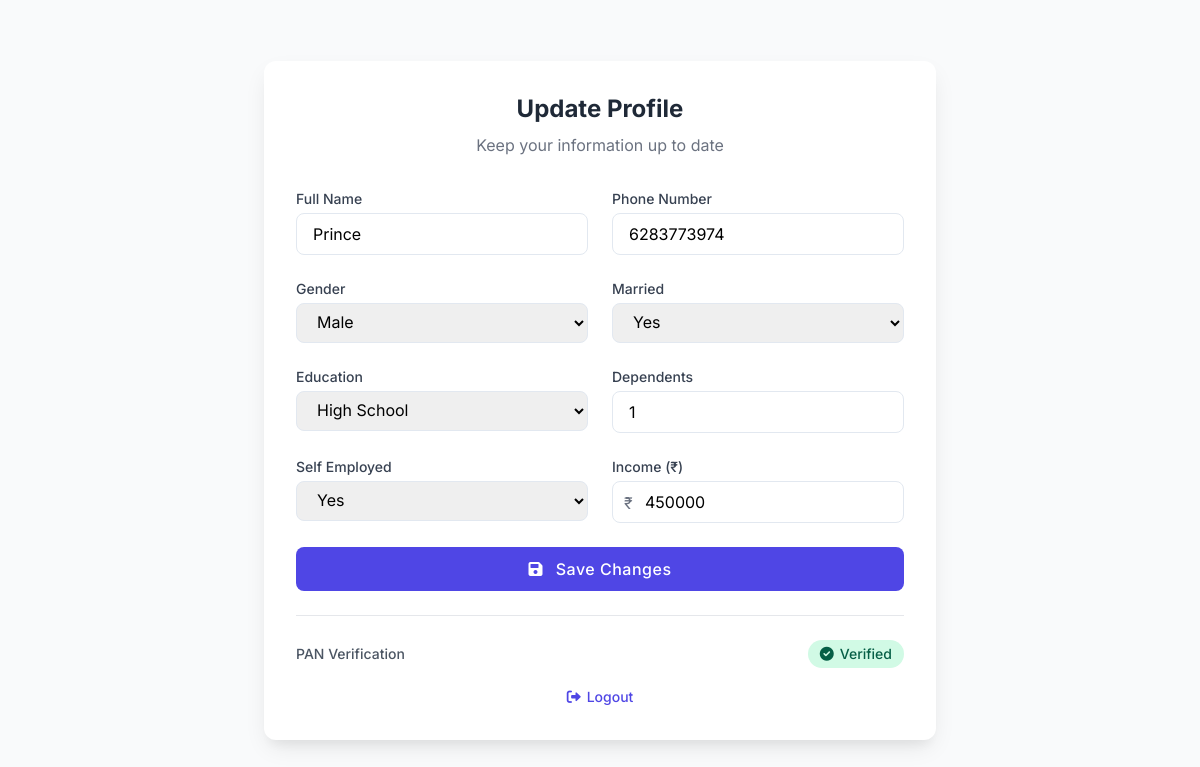
/update_profile/ (signed in), run on the app's committed database.
### loans/models.py (models this page shows, shortened)
class UserProfile(models.Model):
    GENDER_CHOICES = [
        ('Male', 'Male'),
        ('Female', 'Female'),
        ('Other', 'Other'),
    ]
    MARRIED_CHOICES = [
        ('Yes', 'Yes'),
        ('No', 'No'),
    ]
    EDUCATION_CHOICES = [
        ('High School', 'High School'),
        ('Associate Degree', 'Associate Degree'),
        ('Bachelor\'s Degree', 'Bachelor\'s Degree'),
        ('Master\'s Degree', 'Master\'s Degree'),
        ('Doctorate', 'Doctorate'),
    ]
    SELF_EMPLOYED_CHOICES = [
        ('Yes', 'Yes'),
        ('No', 'No'),
    ]
    user = models.OneToOneField(User, on_delete=models.CASCADE)
    gender = models.CharField(max_length=10, choices=GENDER_CHOICES , blank=True)
    married = models.CharField(max_length=10, choices=MARRIED_CHOICES , blank=True)
    education = models.CharField(max_length=20, choices=EDUCATION_CHOICES , blank=True)
    dependents = models.IntegerField(default=0 , blank=True)
    self_employed = models.CharField(max_length=10, choices=SELF_EMPLOYED_CHOICES , blank=True)
    income = models.IntegerField(default=0,  blank=True)
    phone_number = models.CharField(max_length=15, blank=True, null=True)
    name=models.CharField(blank=True, max_length=50)
    pan=models.CharField(blank=True,default='No', max_length=10,choices=(('Yes', 'Yes'),('No', 'No')))
    acc_num=models.CharField(blank=True,default='No', max_length=10,choices=(('Yes', 'Yes'),('No', 'No')))
    num_ver=models.CharField(blank=True,default='No', max_length=10,choices=(('Yes', 'Yes'),('No', 'No')))

### loans/views.py (the view, shortened to what this page needs)
# urls.py: path('update_profile/', views.update_profile, name='update_profile'),
@login_required
def update_profile(request):
    profile, created = UserProfile.objects.get_or_create(user=request.user)
    return render(request, 'update_profile.html', {'user_profile': profile})

### templates/update_profile.html (shortened to what this page needs)
<!DOCTYPE html>
<html lang="en">
<head>
  <link href="https://cdn.jsdelivr.net/npm/tailwindcss@2.2.19/dist/tailwind.min.css" rel="stylesheet" />
  <link rel="stylesheet" href="https://cdnjs.cloudflare.com/ajax/libs/font-awesome/6.0.0-beta3/css/all.min.css" />
</head>
<body class="min-h-screen flex items-center justify-center bg-gray-50">
  <div class="form-container bg-white p-8 w-full max-w-2xl mx-4">
    <div class="text-center mb-8">
      <h2 class="text-2xl font-bold text-gray-800 mb-2">Update Profile</h2>
      <p class="text-gray-500">Keep your information up to date</p>
    </div>
    <form method="post" class="grid grid-cols-1 md:grid-cols-2 gap-6">
      <div>
        <label class="block text-sm font-medium text-gray-700 mb-1" for="name">Full Name</label>
        <input type="text" id="name" name="name" value="{{ user_profile.name|default:'' }}" required class="input-field w-full px-4 py-2 rounded-lg focus:outline-none focus:ring-1 focus:ring-indigo-500">
      </div>
      <div>
        <label class="block text-sm font-medium text-gray-700 mb-1" for="phone_number">Phone Number</label>
        <input type="text" id="phone_number" name="phone_number" value="{{ user_profile.phone_number|default:'' }}" required class="input-field w-full px-4 py-2 rounded-lg focus:outline-none focus:ring-1 focus:ring-indigo-500">
      </div>
      <div>
        <label class="block text-sm font-medium text-gray-700 mb-1" for="gender">Gender</label>
        <select name="gender" id="gender" class="input-field w-full px-4 py-2 rounded-lg focus:outline-none focus:ring-1 focus:ring-indigo-500">
          <option value="Male" {% if user_profile.gender == 'Male' %}selected{% endif %}>Male</option>
        </select>
      </div>
      <div>
        <label class="block text-sm font-medium text-gray-700 mb-1" for="married">Married</label>
        <select name="married" id="married" class="input-field w-full px-4 py-2 rounded-lg focus:outline-none focus:ring-1 focus:ring-indigo-500">
          <option value="Yes" {% if user_profile.married == 'Yes' %}selected{% endif %}>Yes</option>
        </select>
      </div>
      <div>
        <label class="block text-sm font-medium text-gray-700 mb-1" for="education">Education</label>
        <select name="education" id="education" class="input-field w-full px-4 py-2 rounded-lg focus:outline-none focus:ring-1 focus:ring-indigo-500">
          {% for option in user_profile.EDUCATION_CHOICES %}
            <option value="{{ option.0 }}" {% if user_profile.education == option.0 %}selected{% endif %}>{{ option.1 }}</option>
          {% endfor %}
        </select>
      </div>
      <div>
        <label class="block text-sm font-medium text-gray-700 mb-1" for="dependents">Dependents</label>
        <input type="number" id="dependents" name="dependents" value="{{ user_profile.dependents|default:0 }}" required class="input-field w-full px-4 py-2 rounded-lg focus:outline-none focus:ring-1 focus:ring-indigo-500">
      </div>
      <div>
        <label class="block text-sm font-medium text-gray-700 mb-1" for="self_employed">Self Employed</label>
        <select name="self_employed" id="self_employed" class="input-field w-full px-4 py-2 rounded-lg focus:outline-none focus:ring-1 focus:ring-indigo-500">
          <option value="Yes" {% if user_profile.self_employed == 'Yes' %}selected{% endif %}>Yes</option>
        </select>
      </div>
      <div>
        <label class="block text-sm font-medium text-gray-700 mb-1" for="income">Income (₹)</label>
        <div class="relative">
          <span class="absolute left-3 top-2.5 text-gray-500">₹</span>
          <input type="number" id="income" name="income" value="{{ user_profile.income|default:0 }}" required class="input-field w-full pl-8 pr-4 py-2 rounded-lg focus:outline-none focus:ring-1 focus:ring-indigo-500">
        </div>
      </div>
      <div class="md:col-span-2">
        <button type="submit" class="save-btn w-full bg-indigo-600 hover:bg-indigo-700 text-white font-medium py-2.5 rounded-lg transition duration-200">
          <i class="fas fa-save mr-2"></i> Save Changes
        </button>
      </div>
    </form>
    <div class="mt-6 pt-6 border-t border-gray-200 md:col-span-2">
      <div class="flex justify-between items-center">
        <span class="text-sm font-medium text-gray-600">PAN Verification</span>
        {% if user_profile.pan == "Yes" %}
          <span class="inline-flex items-center px-3 py-1 rounded-full text-sm font-medium bg-green-100 text-green-800">
            <i class="fas fa-check-circle mr-1.5"></i> Verified
          </span>
        {% else %}
          <a href="/verify_pan/" class="verification-btn inline-flex items-center px-3 py-1 rounded-full text-sm font-medium bg-blue-100 text-blue-800 hover:bg-blue-200">
            <i class="fas fa-id-card mr-1.5"></i> Verify PAN
          </a>
        {% endif %}
      </div>
      <div class="mt-4 text-center">
        <a href="{% url 'logout' %}" class="text-sm text-indigo-600 hover:text-indigo-800 font-medium inline-flex items-center">
          <i class="fas fa-sign-out-alt mr-1.5"></i> Logout
        </a>
      </div>
    </div>
  </div>
</body>
</html>

### templates/update_profile.html (style rules this page uses)
body { font-family: 'Inter', sans-serif; background-color: #f8fafc; }
.form-container { box-shadow: 0 10px 25px -5px rgba(0, 0, 0, 0.1), 0 10px 10px -5px rgba(0, 0, 0, 0.04); border-radius: 12px; transition: all 0.3s ease; }
.input-field { transition: all 0.2s ease; border: 1px solid #e2e8f0; }
.save-btn { transition: all 0.3s ease; letter-spacing: 0.5px; }

### data on the page
UserProfile: name "Prince", phone_number "6283773974", gender "Male", married "Yes", education "High School", dependents "1", self_employed "Yes", income "450000"
